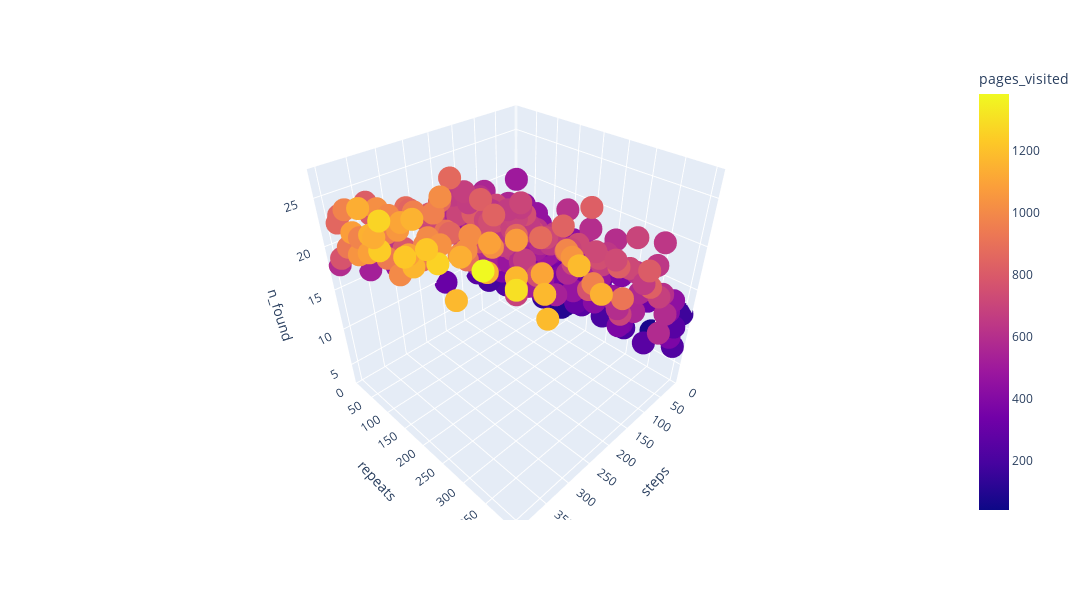

Notebook source saved alongside this figure:
### Code cell
results_df = pd.read_csv('../../data/processed/pv_er_brw_mn_experiment_2.csv')

results_df['n_found'] = results_df.recall * len(set(er_pages))

fig = px.scatter_3d(results_df, x='steps', y='repeats', z='n_found', color='pages_visited', width=1200, height=600)
fig.show()

### Figure 1 — Plotly figure (JSON) as saved in the notebook; plotly's stock layout.template omitted (floating-point values rounded to 4 significant figures; data arrays with more than 128 entries replaced by an {"elided": "..."} marker saying what was removed)
{"data": [{"hovertemplate": "steps=%{x}<br>repeats=%{y}<br>n_found=%{z}<br>pages_visited=%{marker.color}<extra></extra>", "legendgroup": "", "marker": {"color": {"elided": "400 int values"}, "coloraxis": "coloraxis", "symbol": "circle"}, "mode": "markers", "name": "", "scene": "scene", "showlegend": false, "type": "scatter3d", "x": {"elided": "400 int values"}, "y": {"elided": "400 int values"}, "z": {"elided": "400 float values"}}], "layout": {"coloraxis": {"colorbar": {"title": {"text": "pages_visited"}}, "colorscale": [[0, "#0d0887"], [0.1111, "#46039f"], [0.2222, "#7201a8"], [0.3333, "#9c179e"], [0.4444, "#bd3786"], [0.5556, "#d8576b"], [0.6667, "#ed7953"], [0.7778, "#fb9f3a"], [0.8889, "#fdca26"], [1, "#f0f921"]]}, "height": 600, "legend": {"tracegroupgap": 0}, "margin": {"t": 60}, "scene": {"aspectmode": "auto", "aspectratio": {"x": 1, "y": 1, "z": 1}, "domain": {"x": [0, 1], "y": [0, 1]}, "xaxis": {"title": {"text": "steps"}, "type": "linear"}, "yaxis": {"title": {"text": "repeats"}, "type": "linear"}, "zaxis": {"title": {"text": "n_found"}, "type": "linear"}}, "width": 1200}}
